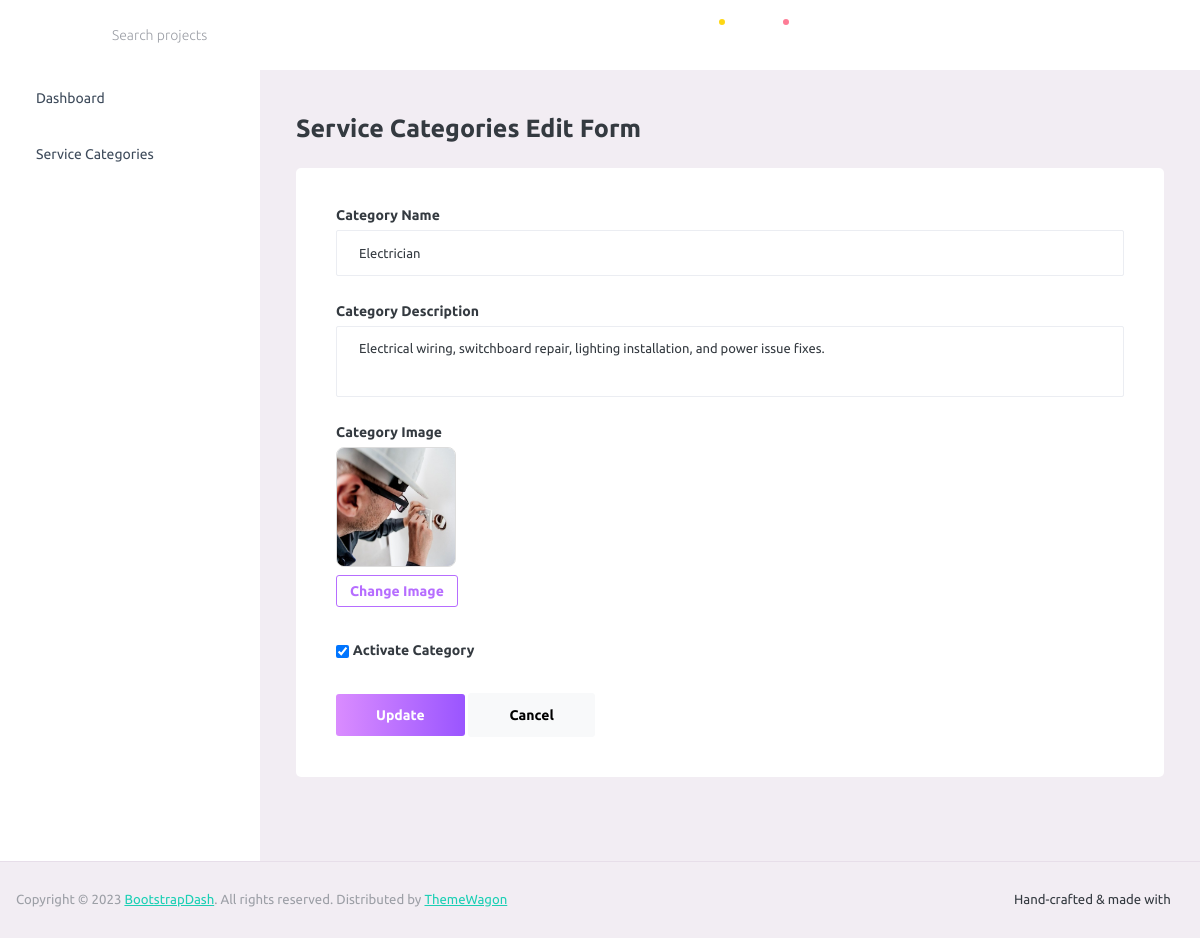
Page /FixPointAdmin/edit_service_category_page/2/ on the earlier database version.
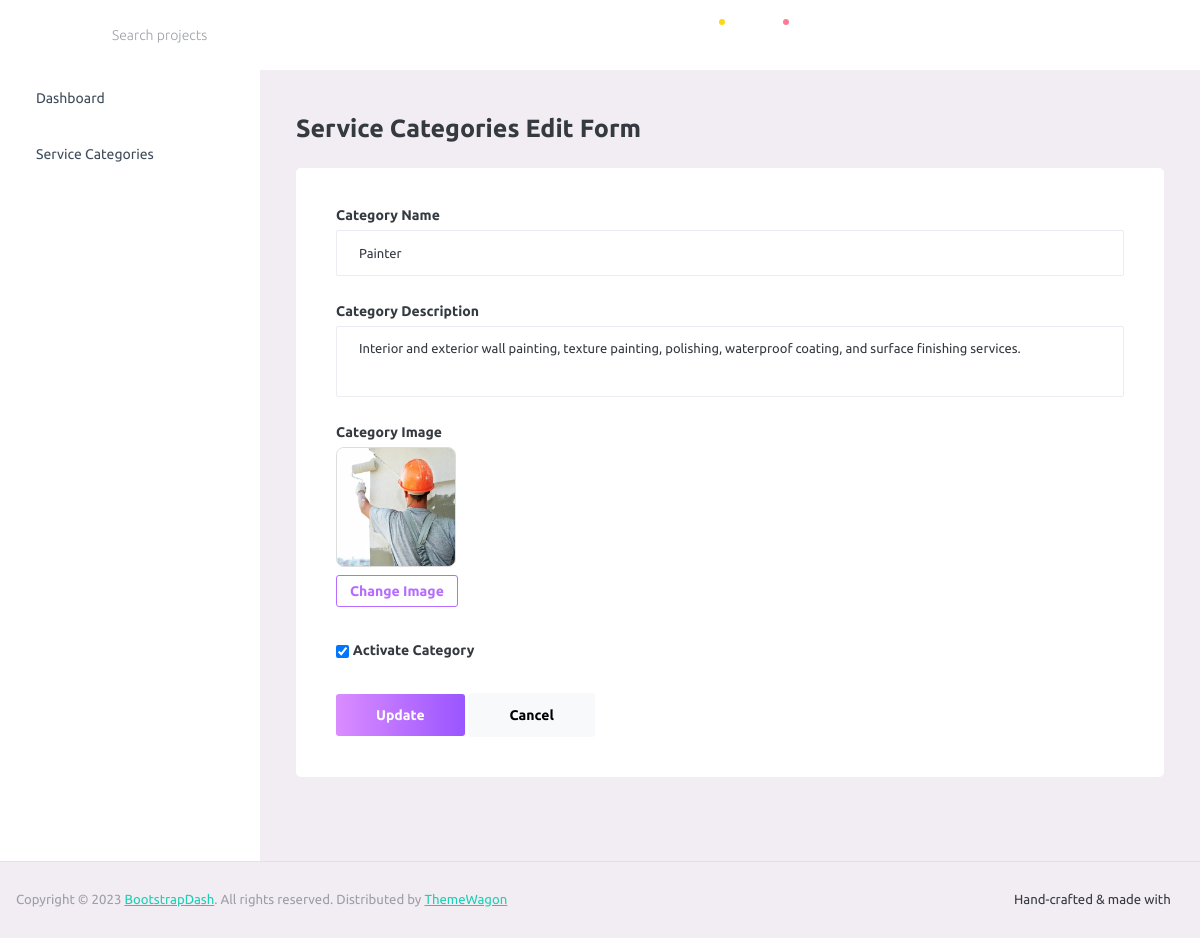
Same page on the later database version.
### AdminApp/models.py (models this page shows)
class ServiceCategoryDb(models.Model):
    category_name = models.CharField(max_length=150)
    category_description = models.TextField(blank=True)
    is_active = models.BooleanField(default=True,blank=True)
    category_image = models.ImageField(upload_to="category_image")

### AdminApp/views.py (the view)
# urls.py: path('edit_service_category_page/<int:category_id>/',views.edit_service_category_page,name="edit_service_category_page"),
def edit_service_category_page(request,category_id):
    category = ServiceCategoryDb.objects.get(id=category_id)
    return render(request,"edit-service-category-page.html",{"category":category})

### AdminApp/templates/edit-service-category-page.html (shortened to what this page needs)
{% extends 'base.html' %}
{% load static %}
{% block content %}
<div class="content-wrapper">
  <div class="row">
    <div class="col-12">
      <h3 class="mb-4 font-weight-bold">Service Categories Edit Form</h3>
    </div>
  </div>
  <div class="row">
    <div class="col-lg-12 grid-margin">
      <div class="card">
        <div class="card-body">
          <form class="forms-sample" method="post" action="{% url 'update_service_category' category_id=category.id %}"
          enctype="multipart/form-data" >
            <div class="form-group">
              <label class="font-weight-bold">Category Name</label>
              <input type="text" class="form-control" name="category_name" placeholder="Plumber, Electrician, Painter"
                required value="{{category.category_name}}">
            </div>
            <div class="form-group">
              <label class="font-weight-bold">Category Description</label>
              <textarea class="form-control" name="category_description" rows="3"
                placeholder="Short description about the service">{{category.category_description}}</textarea>
            </div>
            <div class="form-group">
              <label class="font-weight-bold">Category Image</label>
              <div class="mb-2">
                {% if category.category_image %}
                <img id="imagePreview" src="{{ category.category_image.url }}" style="width:120px; height:120px; object-fit:cover;
                  border-radius:8px; border:1px solid #ddd;">
                {% else %}
                <img id="imagePreview" style="display:none; width:120px; height:120px; object-fit:cover;
                  border-radius:8px; border:1px solid #ddd;">
                {% endif %}
              </div>
              <label for="categoryImage" id="imageButton" class="btn btn-sm btn-outline-primary"
                style="max-width:140px;">
                {% if category.category_image %}
                Change Image
                {% else %}
                Choose Image
                {% endif %}
              </label>
            </div>
            <div class="form-group">
              <div class="custom-control custom-checkbox">
                <input type="checkbox" class="custom-control-input" id="isActive" name="is_active"
                {% if category.is_active %}checked{% endif %}>
                <label class="custom-control-label font-weight-bold" for="isActive">
                  Activate Category
                </label>
              </div>
            </div>
            <button type="submit" class="btn btn-gradient-primary mr-2">
              Update
            </button>
            <button type="reset" class="btn btn-light">
              Cancel
            </button>
          </form>
        </div>
      </div>
    </div>
  </div>
</div>
{% endblock %}

Differences in the rows shown:
changed ServiceCategoryDb: category_name "Electrician" → "Painter"; category_description "Electrical wiring, switchboard repair, lighting installation, and power issue fixes." → "Interior and exterior wall painting, texture painting, polishing, waterproof coating, and surface finishing services."; category_image: a different picture
